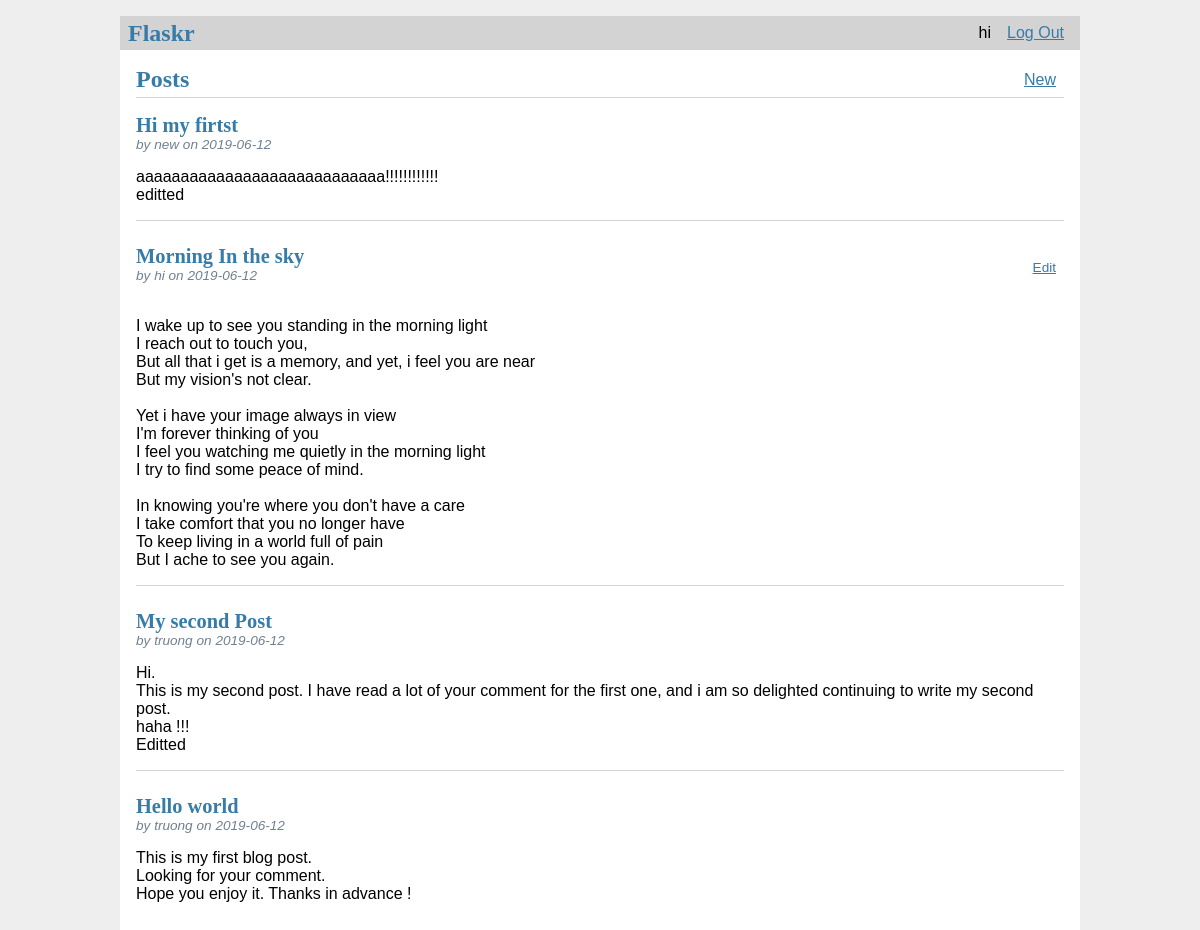
The app's page / (signed in) with its own data.
### tables this page shows
CREATE TABLE user
(
    id       INTEGER PRIMARY KEY ,
    username text unique not null,
    password text        not null
);

CREATE TABLE post
(
    id        INTEGER PRIMARY KEY ,
    author_id INTEGER   not null,
    created   TIMESTAMP not null default current_timestamp,
    title     text      not null,
    body      text      not null,
    FOREIGN KEY (author_id) references user (id)
);

### flaskr/blog.py (the view)
@bp.route('/')
def index():
    db = get_db()
    posts = db.execute(
        "SELECT p.id, title, body, created, author_id, username FROM post p, user u WHERE p.author_id = u.id ORDER BY created DESC"
    ).fetchall()
    return render_template('blog/index.html', posts=posts)

### flaskr/auth.py (called while the page is built)
@bp.before_app_request
def load_logged_in_user():
    user_id = session.get('user_id')
    if user_id is None:
        g.user = None
    else:
        g.user = get_db().execute(
            'SELECT * FROM user WHERE id = ?',
            (user_id,)
        ).fetchone()

### flaskr/db.py (called while the page is built)
def get_db():
    if 'db' not in g:
        g.db = sqlite3.connect(
            current_app.config['DATABASE'],
            detect_types=sqlite3.PARSE_DECLTYPES
        )
        g.db.row_factory = sqlite3.Row
    return g.db

### flaskr/templates/blog/index.html
{% extends 'base.html' %}
{% block header %}
  <h1>{% block title %}Posts{% endblock %}</h1>
  {% if g.user %}
    <a class="action" href="{{ url_for('blog.create') }}">New</a>
  {% endif %}
{% endblock %}
{% block content %}
  {% for post in posts %}
    <article class="post">
      <header>
        <div>
          <h1>{{ post['title'] }}</h1>
          <div class="about">by {{ post['username'] }} on {{ post['created'].strftime('%Y-%m-%d') }}</div>
        </div>
        {% if g.user['id'] == post['author_id'] %}
          <a class="action" href="{{ url_for('blog.update', id=post['id']) }}">Edit</a>
        {% endif %}
      </header>
      <p class="body">{{ post['body'] }}</p>
    </article>
    {% if not loop.last %}
      <hr>
    {% endif %}
  {% endfor %}
{% endblock %}

### flaskr/templates/base.html (shortened to what this page needs)
<!doctype html>
<link rel="stylesheet" href="{{ url_for('static', filename='style.css') }}">
<nav>
  <h1>Flaskr</h1>
  <ul>
    {% if g.user %}
      <li><span>{{ g.user['username'] }}</span>
      <li><a href="{{ url_for('auth.logout') }}">Log Out</a>
    {% else %}
      <li><a href="{{ url_for('auth.register') }}">Register</a>
      <li><a href="{{ url_for('auth.login') }}">Log In</a>
    {% endif %}
  </ul>
</nav>
<section class="content">
  <header>
    {% block header %}{% endblock %}
  </header>
  {% block content %}{% endblock %}
</section>

### flaskr/static/style.css (style rules this page uses)
h1 { font-family: serif; color: #377ba8; margin: 1rem 0; }
a { color: #377ba8; }
hr { border: none; border-top: 1px solid lightgray; }
nav { background: lightgray; display: flex; align-items: center; padding: 0 0.5rem; }
nav h1 { flex: auto; margin: 0; }
nav ul { display: flex; list-style: none; margin: 0; padding: 0; }
nav ul li a, nav ul li span, header .action { display: block; padding: 0.5rem; }
.content { padding: 0 1rem 1rem; }
.content > header { border-bottom: 1px solid lightgray; display: flex; align-items: flex-end; }
.content > header h1 { flex: auto; margin: 1rem 0 0.25rem 0; }
.post > header { display: flex; align-items: flex-end; font-size: 0.85em; }
.post > header > div:first-of-type { flex: auto; }
.post > header h1 { font-size: 1.5em; margin-bottom: 0; }
.post .about { color: slategray; font-style: italic; }
.post .body { white-space: pre-line; }
.content:last-child { margin-bottom: 0; }

### records on screen
user: user.username "hi"
post: title "Hi my firtst", username "new", created "2019-06-12", body "aaaaaaaaaaaaaaaaaaaaaaaaaaaa!!!!!!!!!!!! editted"
post: title "Morning In the sky", username "hi", created "2019-06-12", body "I wake up to see you standing in the morning light I reach out to touch you, But all that i get is a memory, and yet, i feel you are near But my vision's not clear. Yet i have your image always in view I'm forever thinking of you I feel you watching me quietly in the morning light I try to find some peace of mind. In knowing you're where you don't have a care I take comfort that you no longer have To keep living in a world full of pain But I ache to see you again."
post: title "My second Post", username "truong", created "2019-06-12", body "Hi. This is my second post. I have read a lot of your comment for the first one, and i am so delighted continuing to write my second post. haha !!! Editted"
post: title "Hello world", username "truong", created "2019-06-12", body "This is my first blog post. Looking for your comment. Hope you enjoy it. Thanks in advance !"
